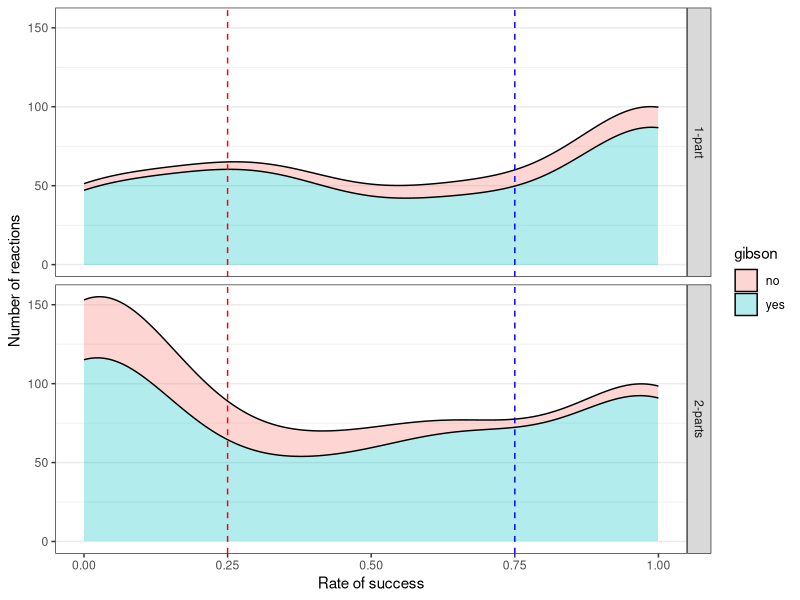
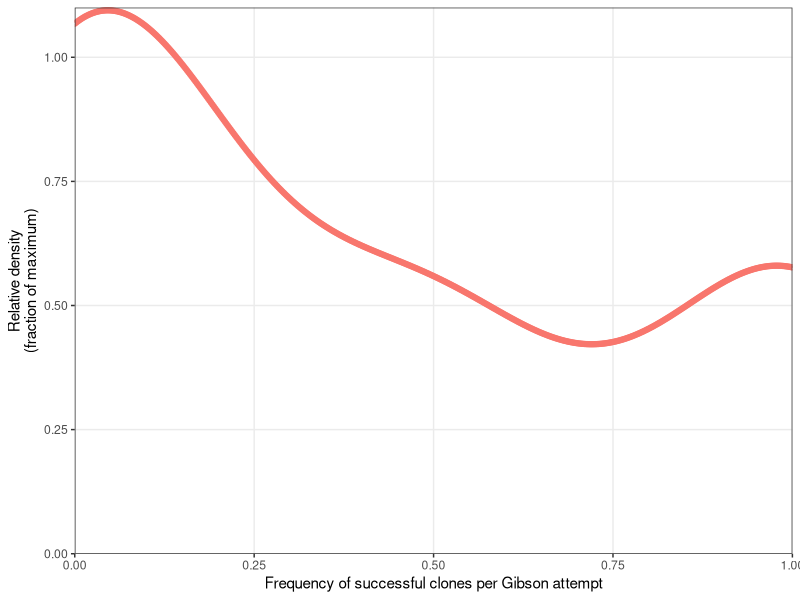

The R source for these figures, in order: (Note: this script raises an error after producing the figures.)
## ---- chunk 1
rm(list = ls())
library(tidyverse)
## ---- chunk 2
input_data <- read.csv(file = "MatreyekLab_Hifi_Reactions - colonies_success_rates.csv", header = T, stringsAsFactors = F)
input_data$comb_rate <- as.numeric(input_data$comb_rate)

gibson <- input_data %>% filter(!is.na(comb_rate)) %>% group_by(gibson, parts) %>% add_tally() %>% summarize(mean = mean(comb_rate), sd = sd(comb_rate), n = median(n))

parts1_gibson <- input_data %>% filter(!is.na(parts) & !is.na(tested) & parts == 1 & gibson == "yes")
parts1_gibson <- data.frame("comb_rate" = parts1_gibson$comb_rate, "parts" = 1, "gibson" = "yes")
parts2_gibson <- input_data %>% filter(!is.na(parts) & !is.na(tested) & parts == 2 & gibson == "yes")
parts2_gibson <- data.frame("comb_rate" = parts2_gibson$comb_rate, "parts" = 2, "gibson" = "yes")
parts1_nogibson1 <- input_data %>% filter(!is.na(parts) & !is.na(tested) & parts == 1 & gibson == "no") 
parts1_nogibson1[parts1_nogibson1$muts_of == "","muts_of"] <- seq(1,sum(parts1_nogibson1$muts_of == ""))
parts1_nogibson <- parts1_nogibson1 %>% group_by(muts_of) %>% summarize(comb_rate = mean(comb_rate), parts = unique(parts), gibson = unique(gibson)) %>% select(-muts_of)
parts1_nogibson <- data.frame("comb_rate" = parts1_nogibson$comb_rate, "parts" = 1, "gibson" = "no")
parts2_nogibson <- input_data %>% filter(!is.na(parts) & !is.na(tested) & parts == 2 & gibson == "no")
parts2_nogibson <- data.frame("comb_rate" = parts2_nogibson$comb_rate, "parts" = 2, "gibson" = "no")

combined_frame <- rbind(parts1_gibson, parts2_gibson, parts1_nogibson, parts2_nogibson)
combined_frame[combined_frame$parts == 1,"parts"] <- "1-part"
combined_frame[combined_frame$parts == 2,"parts"] <- "2-parts"

Gibson_plot <- ggplot() + theme_bw() + theme(panel.grid.major.x = element_blank(), panel.grid.minor.x = element_blank()) + 
  geom_density(data = combined_frame, aes(x = comb_rate, y = ..count.., fill = gibson), alpha = 0.3, 
position="stack") +
  facet_grid(rows = vars(parts)) + xlab("Rate of success") + ylab("Number of reactions") +
  geom_vline(xintercept = 0.75, linetype = 2, color = "blue") +
  geom_vline(xintercept = 0.25, linetype = 2, color = "red")
ggsave(file = "Gibson_plot.pdf", Gibson_plot, height = 3, width = 4)
Gibson_plot
## ---- chunk 3
# Make another set of plots using the above data to show how often it "works immediately", "works with some struggle", and simply "does not work"

temp <- ggplot_build(ggplot() + geom_density(data = combined_frame, aes(x = comb_rate, y = ..count.., fill = gibson), alpha = 0.3))

part2 <- data.frame(temp$data) %>% filter(group == 2)
part1 <- data.frame(temp$data) %>% filter(group == 1)

With_gibson_density_plot <- ggplot() + 
  theme_bw() + theme(panel.grid.minor = element_blank()) +
  scale_x_continuous(limits = c(0,1), expand = c(0,0)) +
  scale_y_continuous(limits = c(0,1.1), expand = c(0,0)) +
  labs(x = "Frequency of successful clones per Gibson attempt", y = "Relative density\n(fraction of maximum)") +
  geom_point(data = part1, aes(x = x, y = density), color = "#F8766D") #with Gibson
With_gibson_density_plot
ggsave(file = "With_gibson_density_plot.pdf", With_gibson_density_plot, height = 3, width = 5)
ggsave(file = "/Users/kmatreyek/Dropbox/Website/Plots/With_gibson_density_plot.png", With_gibson_density_plot, height = 3, width = 5)

#ggplot() + geom_point(data = part2, aes(x = x, y = density), color = "#00BFC4") #without Gibson
probs <- data.frame("probability" = sample_n(part1, 100, weight = part1$density)$x)

output_frame <- data.frame("clones" = rep(seq(0,5),50), "successes_in_hundred" = 0)
for(x in 1:nrow(output_frame)){
  result_vector <- c()
  for(y in seq(1,100)){
    temp_probability <- sample_n(part1, 1, weight = part1$density)$x
    temp_clone_results <- rbinom(output_frame$clones[x], 1, prob = temp_probability)
    temp_success <- 1 %in% temp_clone_results
    result_vector <- c(result_vector, temp_success)
  }
  output_frame[x,"successes_in_hundred"] <- sum(result_vector)
}
output_frame
output_frame$fraction_successful <- output_frame$successes_in_hundred / 100
output_frame_summarized <- output_frame %>% group_by(clones) %>% summarize(mean = mean(fraction_successful),
                                                                                       sd = sd(fraction_successful))
Bootstrapped_clone_screening_simulation <- ggplot() + 
  theme_bw() + 
  theme(panel.grid.minor = element_blank(), panel.grid.major.x = element_blank()) +
  labs(x = "Number of clones screened by miniprep + sequencing",
       y = "Fraction of times screening\nthe indicated number of clones\nyielded at least one successful clone\n") +
  scale_y_continuous(limits = c(0,1)) + 
  geom_hline(yintercept = 0) +
  geom_hline(yintercept = 1) +
  geom_line(data = output_frame_summarized, aes(x = clones, y = mean), alpha = 0.4) +
  geom_errorbar(data = output_frame_summarized, aes(x = clones, ymin = mean - sd*1.96, ymax = mean + sd*1.96)
                , width = 0.1, alpha = 0.6) + 
  geom_point(data = output_frame_summarized, aes(x = clones, y = mean))
ggsave(file = "Bootstrapped_clone_screening_simulation.pdf", Bootstrapped_clone_screening_simulation, height = 3, width = 5)
Bootstrapped_clone_screening_simulation
